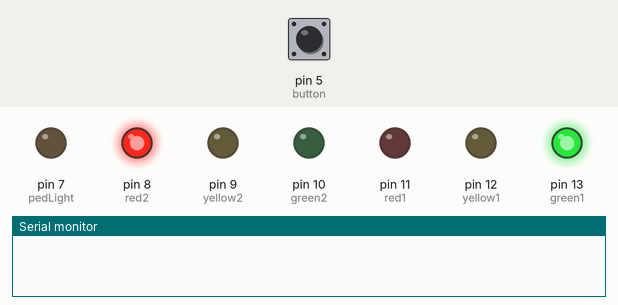
A sketch run on a simulated Arduino Uno, built with avr-gcc and run on an emulated ATmega328P. Shown: output pins drawn as LEDs (lit = HIGH), the last lines printed to the serial monitor. The inputs (shaded band) are chosen by the test bench; at power-on: pin 5 (button) HIGH.

Above: at 1.2 s.
1.3 s: pin 5 (button) pulled LOW for 0.15 s
At 2.1 s:
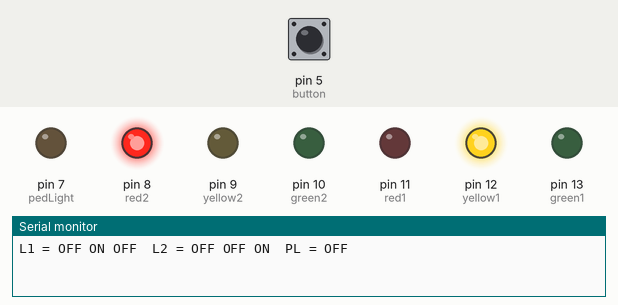
At 2.9 s:
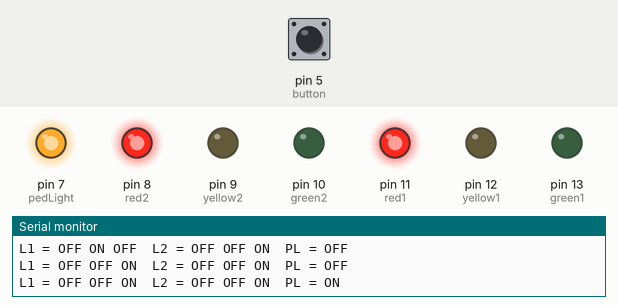
Timing chart, 0 to 21.8 s (numbered marks = the images above; inputs shaded):
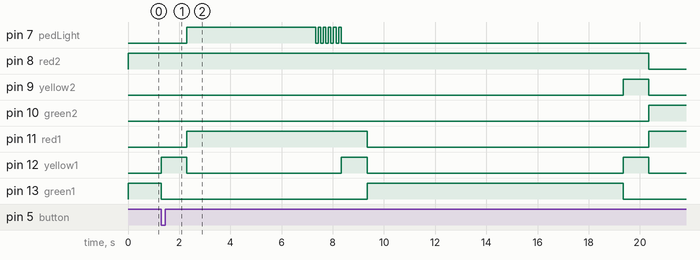

Measured:
- after the input at 1.3 s, pin 7 (pedLight): LOW → HIGH after 1.0 s, then repeats every 0.20 s: LOW 0.10 s, HIGH 0.10 s, until it stays LOW from 8.3 s; pin 8 (red2): HIGH → LOW after 19.1 s instead of 9.7 s

The sketch:

TrafficLightsFinal.ino
```cpp
// Alex Shafee, CI116.


// Sets variables for each pin.
// Traffic LED's on pins 8-13,
// Pedestrian LED on pin 7, and
// input button on pin 5.
const int green1 = 13;
const int yellow1 = 12;
const int red1 = 11;
const int green2 = 10;
const int yellow2 = 9;
const int red2 = 8;
const int pedLight = 7;
const int button = 5;

// Initialises the changing variables:
int buttonState = 0;
int timePassed = 0;
int lightOn = 1;
String stateString = "";

void setup() {
  // Set the LED pins as output:
  pinMode(green1, OUTPUT);
  pinMode(yellow1, OUTPUT);
  pinMode(red1, OUTPUT);
  pinMode(green2, OUTPUT);
  pinMode(yellow2, OUTPUT);
  pinMode(red2, OUTPUT);
  pinMode(pedLight, OUTPUT);
  // Set button as input:
  pinMode(button, INPUT);
  // Initialises the two traffic lights:
  digitalWrite(green1, HIGH);
  digitalWrite(red2, HIGH);
  // Sets the input button to HIGH, so a
  // button press inputs LOW, and button
  // does not need to be connected to 5V.
  digitalWrite(button, HIGH);
  // Begin serial communication.
  Serial.begin(9600);
}

void loop() {
  // For 10 seconds, checks if the button is being
  // pressed.
  buttonWaitCheck();
  // Flips the states of the two Traffic Lights,
  // using a variable that holds which traffic light
  // is currently on green.
  if(lightOn == 2)
  {
    switch2Red();
    lightOn = 1;
  }
  else if(lightOn == 1)
  {
    switch1Red();
    lightOn = 2;
  }
  // Waits 5 seconds for traffic flow.
  delay(5000);
}

void buttonWaitCheck() {
  // Set a variable for time passed to 0, then while
  // 10 seconds has not passed, checks for the button
  // being pressed.
  timePassed = 0;
  while(timePassed < 10000)
  {
    // Gets button state and checks if pressed.
    buttonState = digitalRead(button);
    if(buttonState == LOW)
    {
       // Sets both traffic lights to Red, and turns on
       // the Pedestrian Light. Then waits 5 seconds, then
       // flashes the Pedestrian Light before setting the
       // lights to the inital state, waiting, and beginning
       // the Traffic light loop again.
       setBothRed();
       digitalWrite(pedLight, HIGH);
       printState();
       delay(5000);
       pedFlash();
       resetLights();
       delay(1000);
       // Resets variable defining which light is on.
       lightOn = 1;
       break;
    }
    // Adds to the time count, and waits an
    // equivalent amount of time.
    timePassed += 10;
    delay(10);
  }
  // Waits until the rest of the 10 seconds has passed.
  delay(10000 - timePassed);
}

void pedFlash() {
  // The function to flash the Pedestrian Light.
  // Sets a variable for time passed, then runs
  // a loop while the time passed is less than
  // 1 second. Flashes 5 times.
  timePassed = 0;
  while(timePassed < 1000)
  {
      // flashes the light once, and adds to the time
      // variable.
      digitalWrite(pedLight, LOW);
      delay(100);
      digitalWrite(pedLight, HIGH);
      delay(100);
      timePassed += 200;
  }
  // switches the Pedestrian Light off.
  digitalWrite(pedLight, LOW);
  printState();
}

void switch1Red() {
  // Switches Light 1 to be red, and Light 2 to be green,
  // in accordance to the phases - switching them. It has
  // a one second delay for the middle of the phases.
  digitalWrite(green1, LOW);
  digitalWrite(yellow1, HIGH);
  digitalWrite(yellow2, HIGH);
  printState();
  delay(1000);
  digitalWrite(yellow1, LOW);
  digitalWrite(yellow2, LOW);
  digitalWrite(red2, LOW);
  digitalWrite(red1, HIGH);
  digitalWrite(green2, HIGH);
  printState();
}

void switch2Red() {
  // Switches Light 2 to be red, and Light 1 to be green,
  // in accordance to the phases - switching them. It has
  // a one second delay for the middle of the phases.
  digitalWrite(green2, LOW);
  digitalWrite(yellow1, HIGH);
  digitalWrite(yellow2, HIGH);
  printState();
  delay(1000);
  digitalWrite(yellow1, LOW);
  digitalWrite(yellow2, LOW);
  digitalWrite(red1, LOW);
  digitalWrite(red2, HIGH);
  digitalWrite(green1, HIGH);
  printState();
}

void setBothRed() {
  // Sets both lights to be red for traffic. If Light 1 is on
  // it sequences it to red, and the same if it is Light 2.
  if(lightOn == 1)
  {
    digitalWrite(green1, LOW);
    digitalWrite(yellow1, HIGH);
    printState();
    delay(1000);
    digitalWrite(yellow1, LOW);
    digitalWrite(red1, HIGH);
    printState();
  }
  else
  {
    digitalWrite(green2, LOW);
    digitalWrite(yellow2, HIGH);
    printState();
    delay(1000);
    digitalWrite(yellow2, LOW);
    digitalWrite(red2, HIGH);
    printState();
  }
}

void resetLights() {
  // resets Light 1 to be green, leaving Light 2 red.
  digitalWrite(yellow1, HIGH);
  printState();
  delay(1000);
  digitalWrite(yellow1, LOW);
  digitalWrite(red1, LOW);
  digitalWrite(green1, HIGH);
  printState();
}

void printState() {
  // Adds on to a string the states of each light, using digitalRead
  // to determine state - this is concatenated to the initial string,
  // to create a final status that is printed out to the serial port.
  stateString = "L1 = ";
  if(digitalRead(green1))
  {
    stateString += "ON ";
  }
  else
  {
    stateString += "OFF ";
  }
  if(digitalRead(yellow1))
  {
    stateString += "ON ";
  }
  else
  {
    stateString += "OFF ";
  }
  if(digitalRead(red1))
  {
    stateString += "ON ";
  }
  else
  {
    stateString += "OFF ";
  }
  stateString += " L2 = ";
  if(digitalRead(green2))
  {
    stateString += "ON ";
  }
  else
  {
    stateString += "OFF ";
  }
  if(digitalRead(yellow2))
  {
    stateString += "ON ";
  }
  else
  {
    stateString += "OFF ";
  }
  if(digitalRead(red2))
  {
    stateString += "ON ";
  }
  else
  {
    stateString += "OFF ";
  }
  stateString += " PL = ";
  if(digitalRead(pedLight))
  {
    stateString += "ON ";
  }
  else
  {
    stateString += "OFF ";
  }
  Serial.println(stateString);
}
```
